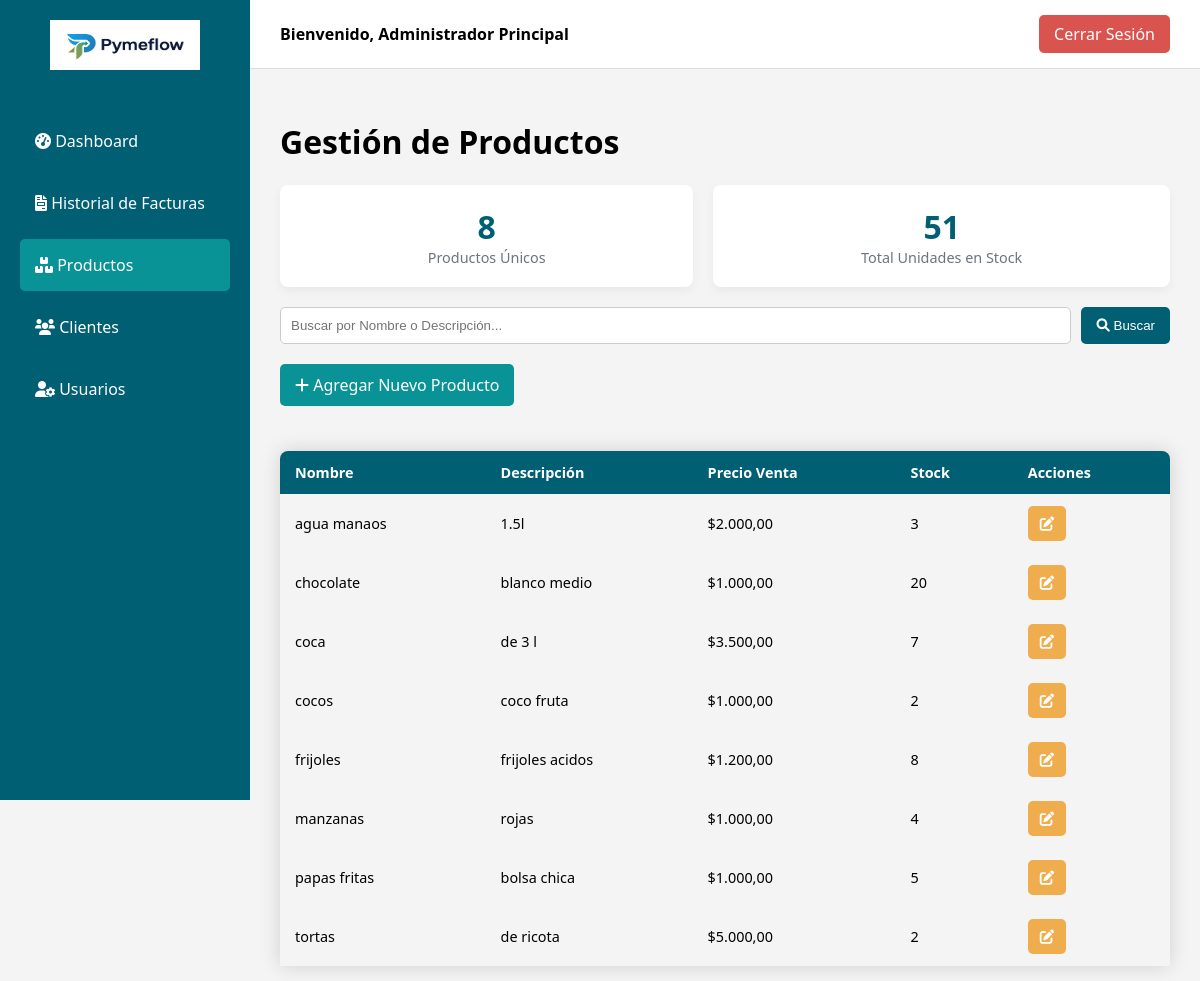
The app's page /productos.php (signed in) with its own data.
### tables this page shows
CREATE TABLE `productos` (
  `id` int(11) NOT NULL AUTO_INCREMENT,
  `nombre` varchar(255) NOT NULL,
  `descripcion` text DEFAULT NULL,
  `precio_venta` decimal(10,2) NOT NULL,
  `precio_costo` decimal(10,2) DEFAULT NULL,
  `stock_actual` int(11) NOT NULL DEFAULT 0,
  `stock_minimo` int(11) NOT NULL DEFAULT 0,
  `foto_url` varchar(255) DEFAULT NULL,
  PRIMARY KEY (`id`)
);

### productos.php (the view, shortened to what this page needs)
<?php
include 'conexion.php';
$busqueda = '';
$query_base = "SELECT id, nombre, descripcion, precio_venta, stock_actual FROM productos";
$query_base .= " ORDER BY nombre ASC";
$stmt = $conexion->prepare($query_base);
$stmt->execute();
$resultado = $stmt->get_result();
if ($_SESSION['rol'] == 'administrador') {
    $total_stock_res = $conexion->query("SELECT SUM(stock_actual) AS total_stock FROM productos");
    $total_stock = $total_stock_res->fetch_assoc()['total_stock'] ?? 0;
    $total_tipos_productos = $conexion->query("SELECT COUNT(id) AS total FROM productos")->fetch_assoc()['total'];
}
?>
<!DOCTYPE html>
<html lang="es">
<head>
    <link rel="stylesheet" href="dashboard_styles.css">
    <link rel="stylesheet" href="https://cdnjs.cloudflare.com/ajax/libs/font-awesome/6.0.0-beta3/css/all.min.css">
</head>
<body>
    <?php include 'sidebar.php'; ?>
    <div class="main-content">
        <header class="dashboard-header">
            <div class="user-info">Bienvenido, <?php echo htmlspecialchars($_SESSION['nombre_usuario']); ?></div>
            <a href="logout.php" class="logout-button">Cerrar Sesión</a>
        </header>
        <main class="content">
            <h1><?php echo ($_SESSION['rol'] == 'administrador') ? 'Gestión de Productos' : 'Consulta de Productos'; ?></h1>
            <?php if ($_SESSION['rol'] == 'administrador'): ?>
                <div class="info-cards-container">
                    <div class="info-card"><div class="number"><?php echo $total_tipos_productos; ?></div><div class="title">Productos Únicos</div></div>
                    <div class="info-card"><div class="number"><?php echo number_format($total_stock, 0, ',', '.'); ?></div><div class="title">Total Unidades en Stock</div></div>
                </div>
            <?php endif; ?>
            <div class="search-container">
                <form action="productos.php" method="GET" style="display: flex; flex-grow: 1; gap: 10px;">
                    <input type="text" name="busqueda" placeholder="Buscar por Nombre o Descripción..." value="<?php echo htmlspecialchars($busqueda); ?>">
                    <button type="submit"><i class="fas fa-search"></i> Buscar</button>
                </form>
            </div>
            <?php if ($_SESSION['rol'] == 'administrador'): ?>
                <a href="producto_formulario.php" class="btn-add"><i class="fas fa-plus"></i> Agregar Nuevo Producto</a>
            <?php endif; ?>
            <table class="content-table">
                <thead>
                    <tr>
                        <th>Nombre</th><th>Descripción</th><th>Precio Venta</th><th>Stock</th>
                        <?php if ($_SESSION['rol'] == 'administrador'): ?>
                            <th>Acciones</th>
                        <?php endif; ?>
                    </tr>
                </thead>
                <tbody>
                    <?php if ($resultado->num_rows > 0): ?>
                        <?php while($producto = $resultado->fetch_assoc()): ?>
                            <tr>
                                <td><?php echo htmlspecialchars($producto['nombre']); ?></td>
                                <td><?php echo htmlspecialchars($producto['descripcion']); ?></td>
                                <td>$<?php echo number_format($producto['precio_venta'], 2, ',', '.'); ?></td>
                                <td><?php echo htmlspecialchars($producto['stock_actual']); ?></td>
                                <?php if ($_SESSION['rol'] == 'administrador'): ?>
                                    <td><a href="producto_formulario.php?id=<?php echo $producto['id']; ?>" class="btn btn-edit" title="Editar"><i class="fas fa-edit"></i></a></td>
                                <?php endif; ?>
                            </tr>
                        <?php endwhile; ?>
                    <?php else: ?>
                        <tr><td colspan="<?php echo ($_SESSION['rol'] == 'administrador') ? '5' : '4'; ?>">No se encontraron productos.</td></tr>
                    <?php endif; ?>
                </tbody>
            </table>
        </main>
    </div>
</body>
</html>

### dashboard_styles.css (style rules this page uses)
:root { --color-primario: #005f73; --color-secundario: #0a9396; --color-fondo: #f4f4f4; }
body { font-family: 'Segoe UI', Tahoma, Geneva, Verdana, sans-serif; margin: 0; background-color: var(--color-fondo); display: flex; }
.main-content { flex-grow: 1; display: flex; flex-direction: column; margin-left: 250px; }
header.dashboard-header { background: #fff; padding: 15px 30px; border-bottom: 1px solid #ddd; display: flex; justify-content: space-between; align-items: center; }
header.dashboard-header .user-info { font-weight: 600; }
header.dashboard-header .logout-button { background-color: #d9534f; color: #fff; padding: 8px 15px; border-radius: 5px; text-decoration: none; transition: background-color 0.3s; }
.content { padding: 30px; }

### productos.php (style rules this page uses)
.content-table { border-collapse: collapse; margin: 25px 0; font-size: 0.9em; width: 100%; border-radius: 8px 8px 0 0; overflow: hidden; box-shadow: 0 0 20px rgba(0, 0, 0, 0.15); }
.content-table thead tr { background-color: var(--color-primario); color: #ffffff; text-align: left; font-weight: bold; }
.content-table th, .content-table td { padding: 12px 15px; }
.btn { padding: 8px 12px; border: none; border-radius: 5px; color: white !important; text-decoration: none; display: inline-block; }
.btn-edit { background-color: #f0ad4e; }
.btn-add { background-color: var(--color-secundario); color: white; padding: 10px 15px; text-decoration: none; border-radius: 5px; display: inline-block; margin-bottom: 20px; }
.search-container { display: flex; gap: 10px; margin-bottom: 20px; align-items: center; }
.search-container input[type="text"] { flex-grow: 1; padding: 10px; border: 1px solid #ccc; border-radius: 5px; }
.search-container button { padding: 10px 15px; border: none; background-color: var(--color-primario); color: white; border-radius: 5px; cursor: pointer; }
.info-cards-container { display: flex; gap: 20px; margin-bottom: 20px; }
.info-card { background-color: #fff; padding: 20px; border-radius: 8px; box-shadow: 0 4px 10px rgba(0,0,0,0.05); flex-grow: 1; text-align: center; }
.info-card .number { font-size: 2em; font-weight: 700; color: var(--color-primario); }
.info-card .title { font-size: 0.9em; color: #6c757d; }

### records on screen
productos: nombre "agua manaos", descripcion "1.5l", precio_venta "2.000,00", stock_actual "3"
productos: nombre "chocolate", descripcion "blanco medio", precio_venta "1.000,00", stock_actual "20"
productos: nombre "coca", descripcion "de 3 l", precio_venta "3.500,00", stock_actual "7"
productos: nombre "cocos", descripcion "coco fruta", precio_venta "1.000,00", stock_actual "2"
productos: nombre "frijoles", descripcion "frijoles acidos", precio_venta "1.200,00", stock_actual "8"
productos: nombre "manzanas", descripcion "rojas", precio_venta "1.000,00", stock_actual "4"
productos: nombre "papas fritas", descripcion "bolsa chica", precio_venta "1.000,00", stock_actual "5"
productos: nombre "tortas", descripcion "de ricota", precio_venta "5.000,00", stock_actual "2"

### other values on screen
$_SESSION['nombre_usuario'] "Administrador Principal"
$total_tipos_productos "8"
$total_stock "51"
